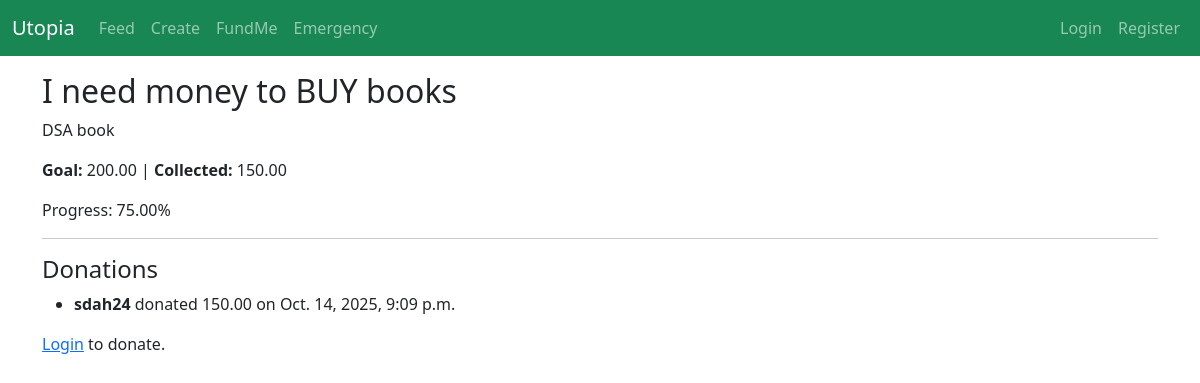
/funding/2/, run on the app's committed database.
### funding/models.py (models this page shows, shortened)
class FundMePost(models.Model):
    author = models.ForeignKey(User, on_delete=models.CASCADE, related_name="fundme_posts")
    title = models.CharField(max_length=255)
    description = models.TextField()
    goal_amount = models.DecimalField(max_digits=12, decimal_places=2)
    collected_amount = models.DecimalField(max_digits=12, decimal_places=2, default=0)
    image = models.ImageField(upload_to="funding_images/", blank=True, null=True)
    created_at = models.DateTimeField(default=timezone.now)
    is_active = models.BooleanField(default=True)
    def progress_percent(self):
        if self.goal_amount > 0:
            return round((self.collected_amount / self.goal_amount) * 100, 2)
        return 0

class Donation(models.Model):
    fundme = models.ForeignKey(FundMePost, on_delete=models.CASCADE, related_name="donations")
    donor = models.ForeignKey(User, on_delete=models.SET_NULL, null=True, blank=True)
    amount = models.DecimalField(max_digits=12, decimal_places=2)
    note = models.TextField(blank=True)
    donated_at = models.DateTimeField(default=timezone.now)

### funding/views.py (the view)
# urls.py: path("<int:pk>/", views.fundme_detail, name="fundme_detail"),
def fundme_detail(request, pk):
    post = get_object_or_404(FundMePost, pk=pk)
    donations = post.donations.all()
    if request.method == "POST":
        if request.user.is_authenticated:
            form = DonationForm(request.POST)
            if form.is_valid():
                donation = form.save(commit=False)
                donation.donor = request.user
                donation.fundme = post
                donation.save()
                messages.success(request, "Donation successful! 🎉")
                return redirect("funding:fundme_detail", pk=pk)
        else:
            messages.error(request, "You must be logged in to donate.")
            return redirect("login")
    else:
        form = DonationForm()
    return render(request, "funding/fundme_detail.html", {"post": post, "form": form, "donations": donations})

### templates/funding/fundme_detail.html (shortened to what this page needs)
<!DOCTYPE html>
<html lang="en">
<head>
</head>
<body>
{% extends 'base.html' %}
{% block content %}
<h2>{{ post.title }}</h2>
<p>{{ post.description }}</p>
<p><strong>Goal:</strong> {{ post.goal_amount }} | <strong>Collected:</strong> {{ post.collected_amount }}</p>
<p>Progress: {{ post.progress_percent }}%</p>
<hr>
<h4>Donations</h4>
<ul>
  {% for d in donations %}
  <li><strong>{{ d.donor.username }}</strong> donated {{ d.amount }} on {{ d.donated_at }}</li>
  {% empty %}
  <p>No donations yet.</p>
  {% endfor %}
</ul>
{% if user.is_authenticated %}
<h4>Make a Donation</h4>
<form method="post">
  {% csrf_token %}
  {{ form.as_p }}
  <button class="btn btn-success">Donate</button>
</form>
{% else %}
<p><a href="{% url 'accounts:login' %}">Login</a> to donate.</p>
{% endif %}
{% endblock %}

### data on the page
FundMePost: title "I need money to BUY books", description "DSA book", goal_amount "200.00", collected_amount "150.00", progress_percent "75.00"
Donation: donor.username "sdah24", amount "150.00", donated_at "Oct. 14, 2025, 9:09 p.m."
